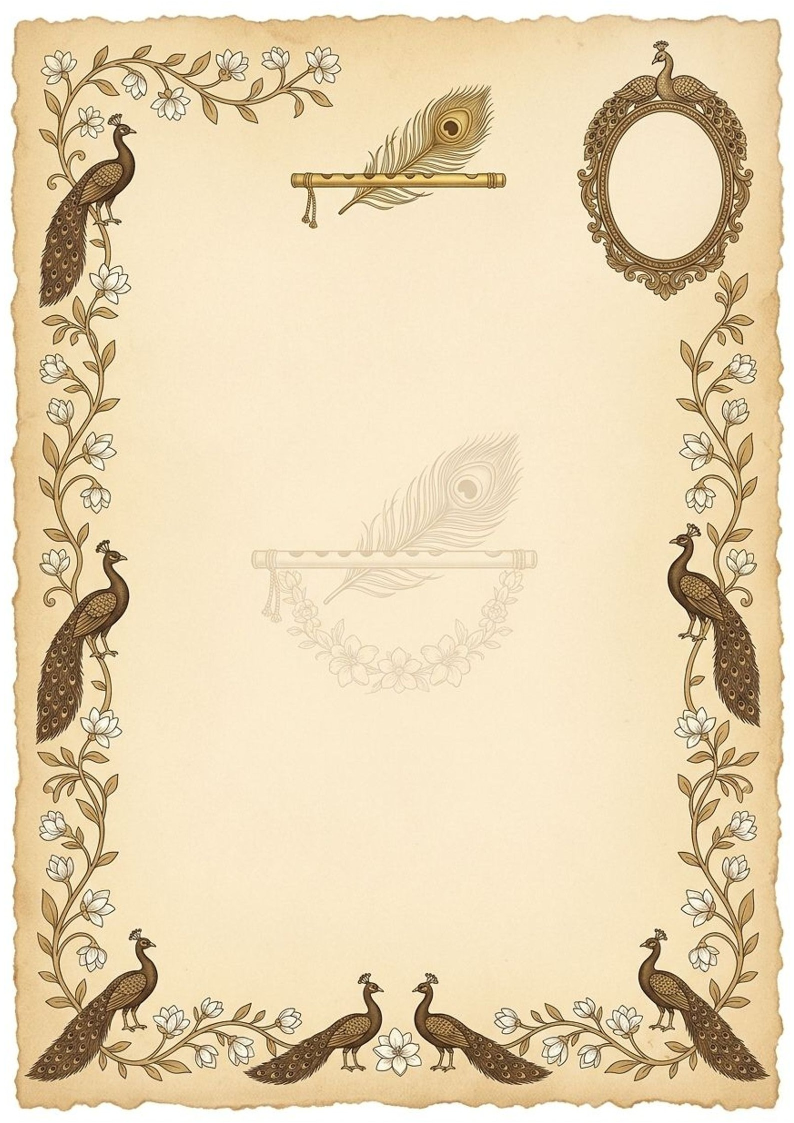
#> input picture assets/frames/kanha.jpg, 1588 x 2246 px, found by its file name (shown at 1/2 size)
$ python trace_rim.py
#> lines starting #> are read from the running program, lines starting #| are printed output that depends on the picture; after the words box and inside, x2 and y2 are one past the last pixel; in counts of white or black regions, pixels touching at a corner belong together
"""Trace the kanha oval's inner rim and emit an SVG clip-path (relative to slot origin)."""
from PIL import Image
import numpy as np, json

im = np.asarray(Image.open('assets/frames/kanha.jpg').convert('RGB')).astype(np.float32)
lum = 0.2126 * im[:, :, 0] + 0.7152 * im[:, :, 1] + 0.0722 * im[:, :, 2]
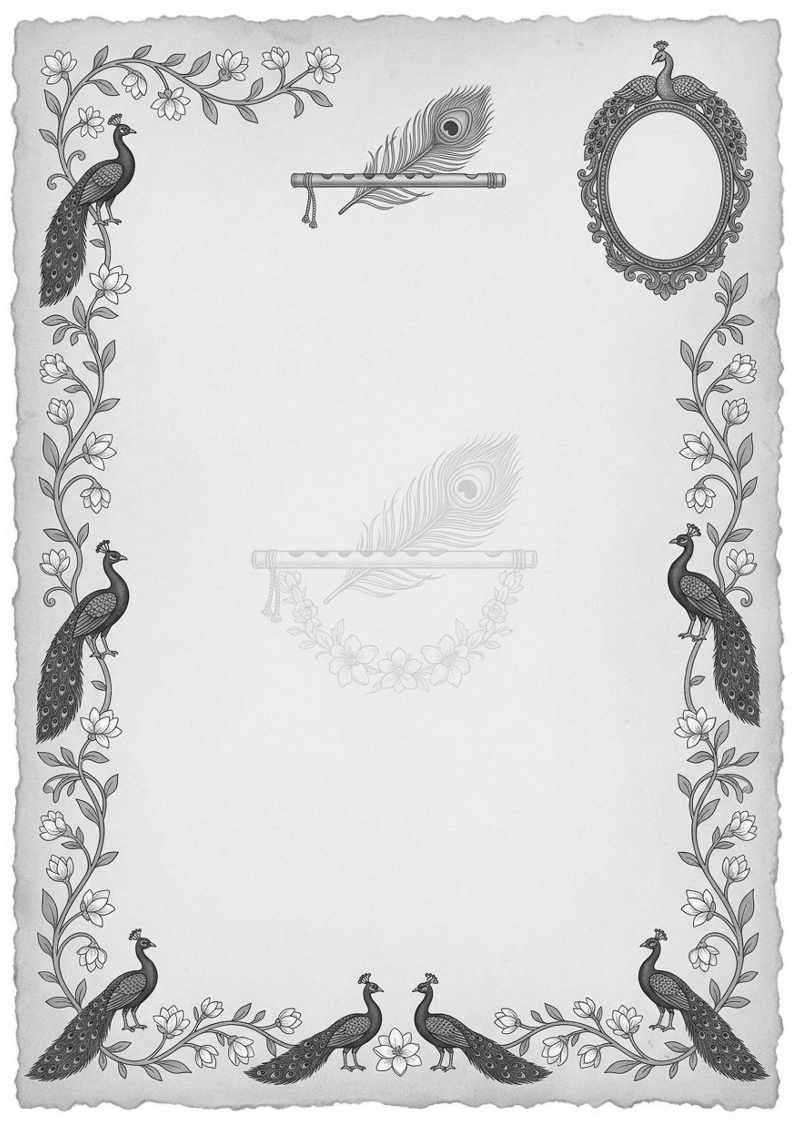
#> lum: shape (2246, 1588) float32 (shown at 1/2 size); min 2.13, max 255, mean 214.2
dark = lum < 165
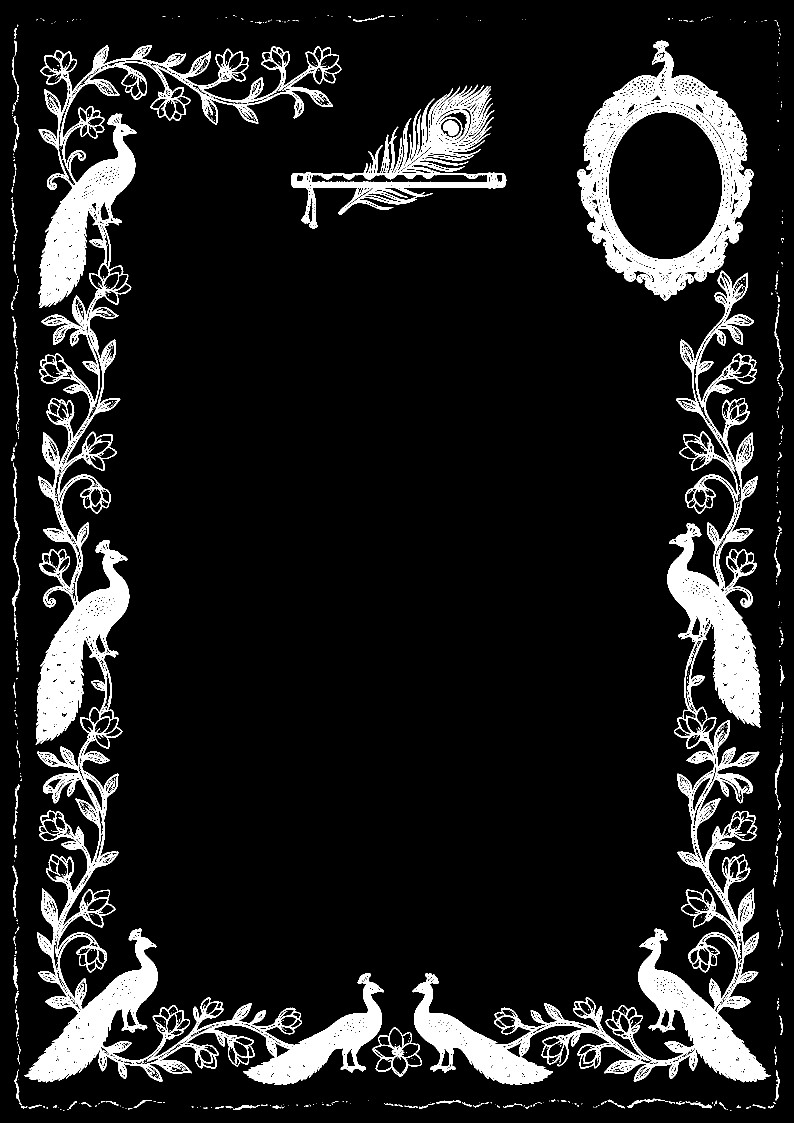
#> dark: shape (2246, 1588) bool (shown at 1/2 size); 11% white; 1075 white regions (952 under 20 px), largest, box (x1, y1, x2, y2) and area: (48, 90, 768, 2170) 173169, (824, 541, 1541, 2170) 123745, (1155, 81, 1507, 602) 53743
CX = 1313.0

rows = []
for y in range(180, 620):
    xs = np.where(dark[y, 1120:1505])[0] + 1120
    if len(xs) < 2:
        continue
    clusters = []
    start = xs[0]; prev = xs[0]
    for x in xs[1:]:
        if x - prev > 8:
            clusters.append((int(start), int(prev))); start = x
        prev = x
    clusters.append((int(start), int(prev)))
    gi = None
    for i in range(len(clusters) - 1):
        if clusters[i][1] < CX < clusters[i + 1][0]:
            gi = i
            break
    if gi is None:
        continue
    if clusters[gi + 1][0] - clusters[gi][1] > 240:
        continue
    rows.append((y, clusters[gi][1], clusters[gi + 1][0]))
#> this loop made 440 passes
#> after the loop, rows = 303 items, first 6: (194, 1310, 1319), (195, 1309, 1320), (196, 1308, 1320), (197, 1306, 1322), (198, 1305, 1322), (199, 1303, 1324)

# keep the longest run of consecutive rows (the main opening; drops the notch above the arch)
runs = []
cur = [rows[0]]
#> cur = [(194, 1310, 1319)]
for r in rows[1:]:
    if r[0] - cur[-1][0] <= 2:
        cur.append(r)
    else:
        runs.append(cur); cur = [r]
#> this loop made 302 passes
#> cur on passes 7, 9, 10: [(204, 1312, 1322)], [(221, 1308, 1318)], [(225, 1312, 1347)]
#> after the loop, runs = 4 items
runs.append(cur)
runs.sort(key=len, reverse=True)
rows = runs[0]
#> rows = 292 items, first 6: (225, 1312, 1347), (226, 1308, 1352), (227, 1305, 1355), (228, 1301, 1359), (229, 1299, 1361), (230, 1295, 1365)
ys = [r[0] for r in rows]
#> ys = 292 values from 225 to 516
print('main opening rows', ys[0], '..', ys[-1], 'count', len(rows))
#| main opening rows 225 .. 516 count 292

L = [r[1] for r in rows]
#> L = 292 values, max 1312 at index 0, min 1216 at index 127, mean 1239.2
R = [r[2] for r in rows]
#> R = 292 values, max 1444 at index 125, min 1347 at index 0, mean 1420.9

def smooth(vals):
    v = np.array(vals, dtype=float)
#> v has the same summary as L outside smooth
    pad = np.pad(v, (2, 2), mode='edge')
#> pad = 296 values, max 1312 at index 0, min 1216 at index 129, mean 1240.1
    return np.convolve(pad, [1, 4, 6, 4, 1], mode='valid') / 16

Lx = smooth(L)
#> Lx = 292 values, max 1310.6 at index 0, min 1216 at index 129, mean 1239.2
Rx = smooth(R)
#> Rx = 292 values, max 1444 at index 127, min 1348.8 at index 0, mean 1420.9

y0 = ys[0] - 0.5           # top apex line (row above first gap row)
#> y0 = 224.5
y1 = ys[-1] + 0.5          # bottom apex line
#> y1 = 516.5
x0 = float(np.min(Lx))
#> x0 = 1216
x1 = float(np.max(Rx))
#> x1 = 1444
print('opening print px: x %.1f..%.1f  y %.1f..%.1f  w %.1f h %.1f' % (x0, x1, y0, y1, x1 - x0, y1 - y0))
#| opening print px: x 1216.0..1444.0  y 224.5..516.5  w 228.0 h 292.0
print('opening CSS px:   x %.1f..%.1f  y %.1f..%.1f  w %.1f h %.1f' % (x0/2, x1/2, y0/2, y1/2, (x1 - x0)/2, (y1 - y0)/2))
#| opening CSS px:   x 608.0..722.0  y 112.2..258.2  w 114.0 h 146.0
cxs = (Lx + Rx) / 2
#> cxs = 292 values, max 1330.5 at index 97, min 1329.5 at index 291, mean 1330
print('centre x min/max: %.2f / %.2f' % (cxs.min(), cxs.max()))
#| centre x min/max: 1329.53 / 1330.50

# slot origin: top apex row, min left edge
sx, sy = x0, y0
#> sx = 1216; sy = 224.5
sw, sh = x1 - x0, y1 - y0
#> sw = 228; sh = 292
# path points (CSS px relative to slot origin)
rp = [((Rx[i] - sx) / 2, (ys[i] - sy) / 2) for i in range(len(ys))]
#> rp = 292 pairs, first value 66.38 to 114, second value 0.25 to 145.8
lp = [((Lx[i] - sx) / 2, (ys[i] - sy) / 2) for i in range(len(ys))]
#> lp = 292 pairs, first value 0 to 47.28, second value 0.25 to 145.8

def dec(pts, step=2):
#> called with step = 2
    sel = pts[::step]
#> sel = 146 pairs, first value 66.38 to 114, second value 0.25 to 145.2
    if sel[-1] != pts[-1]:
        sel.append(pts[-1])
    return sel

rp2 = dec(rp, 2)
#> rp2 = 147 pairs, first value 66.38 to 114, second value 0.25 to 145.8
lp2 = dec(lp, 2)[::-1]        # bottom -> top on the left side
#> lp2 = 147 pairs, first value 0 to 47.28, second value 0.25 to 145.8

def fmt(v):
    s = f'{v:.2f}'
    if '.' in s:
        s = s.rstrip('0').rstrip('.')
    return s

topx = (CX - sx) / 2
#> topx = 48.5
botx = (CX - sx) / 2
#> botx = 48.5
sp = f'M {fmt(topx)} 0'
#> in fmt, `s = f'{v:.2f}'`: s = '48.50'
#> in fmt, `s = s.rstrip('0').rstrip('.')`: s = '48.5'
#> sp = 'M 48.5 0'
sp += ' L ' + ' L '.join(f'{fmt(x)} {fmt(y)}' for x, y in rp2)
sp += f' L {fmt(botx)} {fmt(sh / 2)}'
sp += ' L ' + ' L '.join(f'{fmt(x)} {fmt(y)}' for x, y in lp2)
sp += ' Z'

out = {
    'opening_print': {'left': float(x0), 'right': float(x1), 'top': float(y0), 'bottom': float(y1)},
    'slot_css': {'x': round(sx / 2, 2), 'y': round(sy / 2, 2), 'w': round(sw / 2, 2), 'h': round(sh / 2, 2)},
    'path': sp,
}
with open('reference/kanha-slot-path.json', 'w') as f:
    json.dump(out, f, indent=1)
print('slot css:', out['slot_css'])
#| slot css: {'x': 608.0, 'y': 112.25, 'w': 114.0, 'h': 146.0}
print('path points:', len(rp2) + len(lp2) + 2, 'chars:', len(sp))
#| path points: 296 chars: 4018
